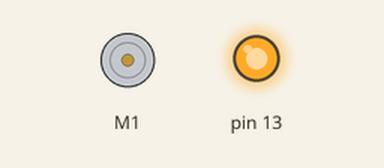
Simulated run of this sketch. Board: Arduino Uno, built with avr-gcc and run on an emulated ATmega328P. On the bench: DC motor (green arrow = forward, orange = backward, longer = faster), output pins drawn as LEDs (lit = HIGH).

Above: at 2.5 s.
At 7.5 s:
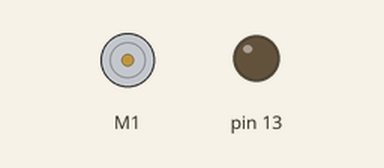
Timing chart, 0 to 13.0 s (numbered marks = the images above):
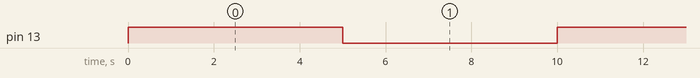

The sketch:

dc_and_blink.ino
```cpp
#include <AFMotor.h>
AF_DCMotor motor1(1);

void setup()
{
  pinMode(13, OUTPUT);
}

void loop() {
  motor1.run(BACKWARD); //replace backward with forward in case you want to change direction;
  digitalWrite(13, HIGH);   // turn the LED on (HIGH is the voltage level)
  delay(5000);  // wait for a second
  motor1.run(FORWARD);

  digitalWrite(13, LOW);    // turn the LED off by making the voltage LOW
  delay(5000); // wait for a second
}
```

Measured:
- by itself, pin 13: alternates HIGH for 5.0 s and LOW for 5.0 s
